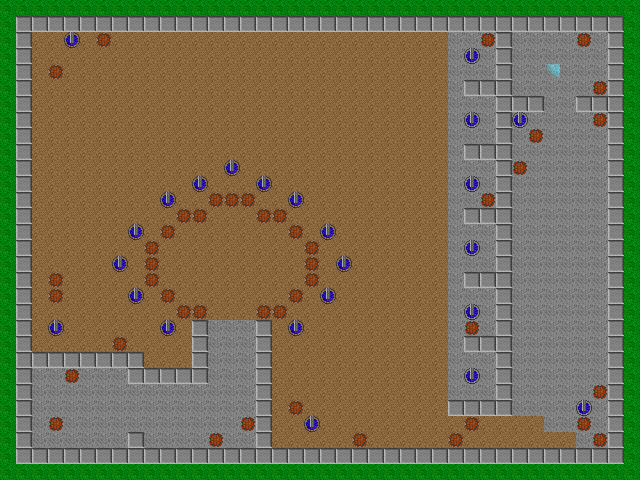

This game map was drawn from its Tiled (.tmx) file and the tilesets committed beside it. A one-line description and the trimmed map source follow:
An orthogonal 40x30 tile map with 16x16 px tiles, 5 tile layers (Background, Obsticles, Enemies, PhysicsObjects, ...).

<map height="30" orientation="orthogonal" tileheight="16" tilewidth="16" version="1.0" width="40"><properties><property name="blended tiles" value="5,11,12,13,14,15,16,17,18,19,20,21,22,23,24,25" /></properties>
 <tileset firstgid="1" name="tileset" spacing="1" tileheight="16" tilewidth="16">
  <image height="85" source="tileset.png" width="85" />
  <tile id="10">
   <properties>
    <property name="barricadeType" value="0" />
   </properties>
  </tile>
 </tileset>
 <layer height="30" name="Background" width="40">
  <data>[1200 cells, 1200 non-empty, 3 distinct tile ids]</data>
 </layer>
 <layer height="30" name="Obsticles" width="40">
  <data>[1200 cells, 193 non-empty, 1 distinct tile ids]</data>
 </layer>
 <layer height="30" name="Enemies" width="40">
  <data>[1200 cells, 24 non-empty, 1 distinct tile ids]</data>
 </layer>
 <layer height="30" name="PhysicsObjects" width="40">
  <data>[1200 cells, 45 non-empty, 1 distinct tile ids]</data>
 </layer>
 <layer height="30" name="Destination" width="40">
  <data>[1200 cells, 1 non-empty, 1 distinct tile ids]</data>
 </layer>
</map>
